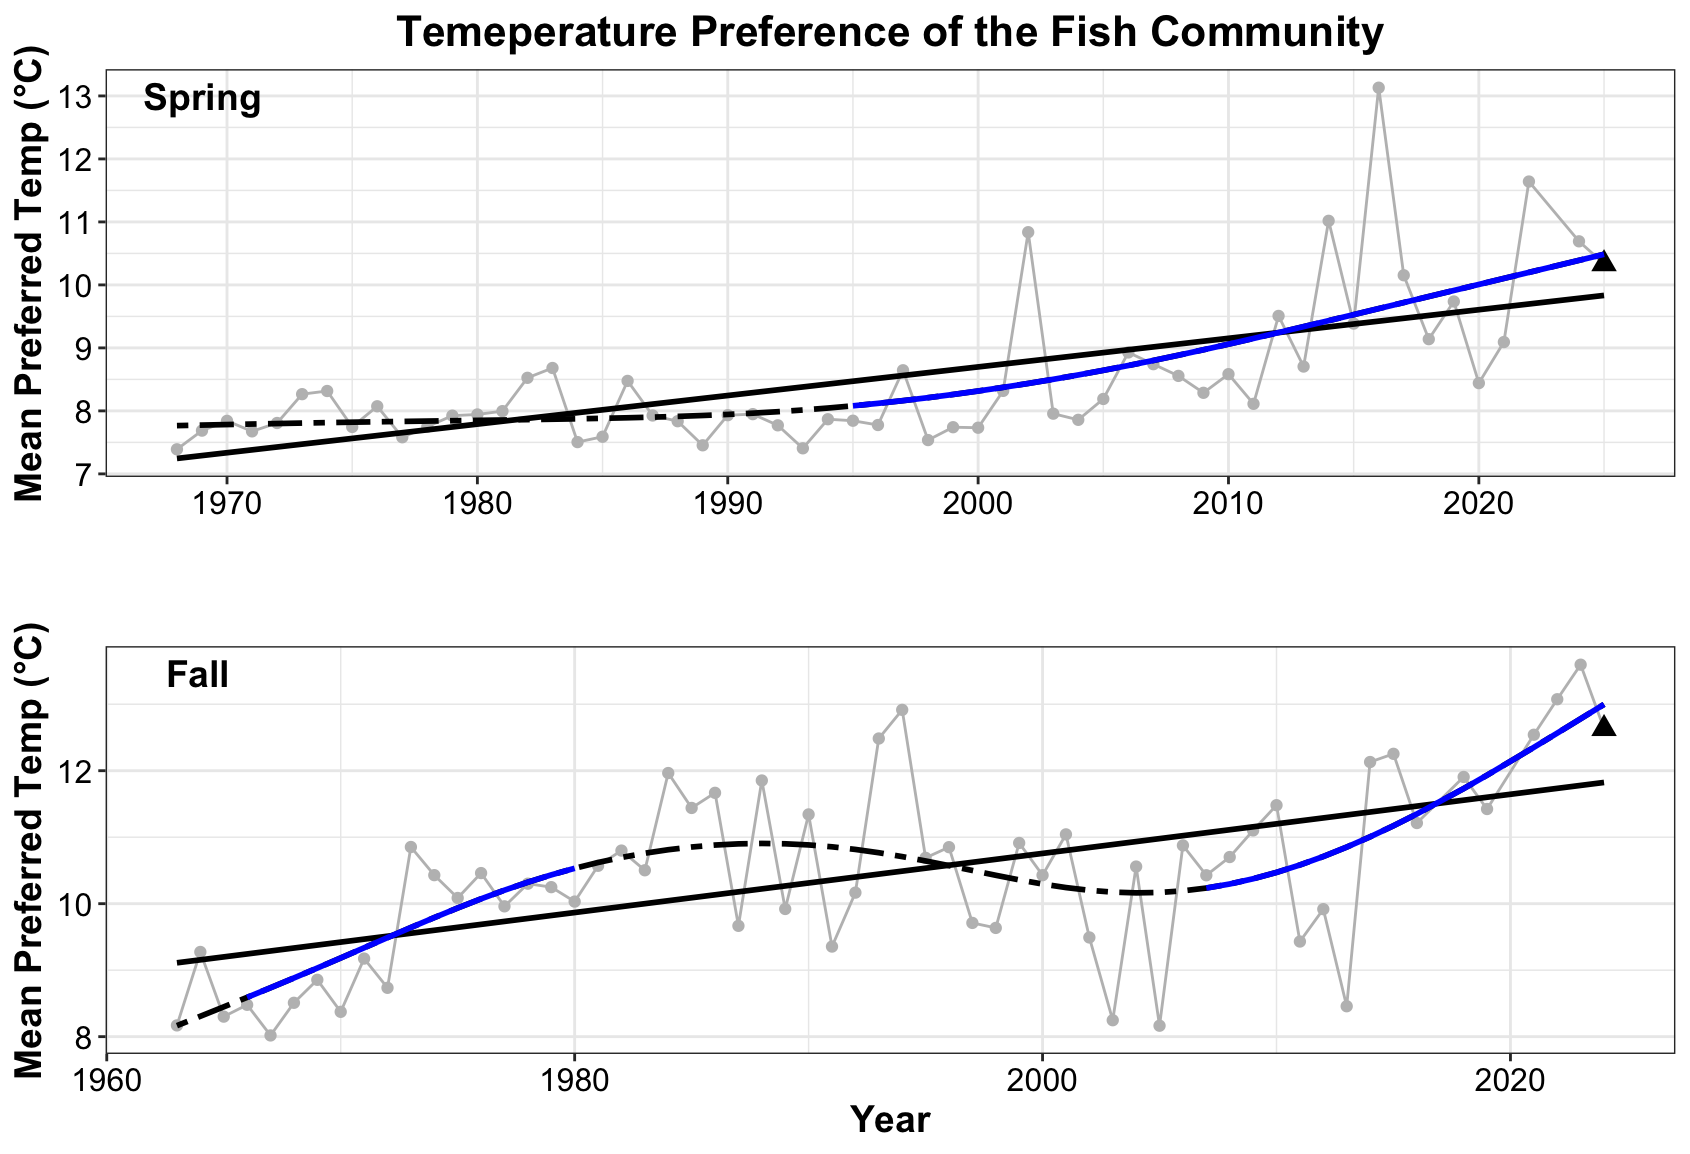

The script that drew this image:
## Figures for Temperature Preference of Fish Community

## **Laura Gruenburg, lagruenburg@gmail.com**

#   **LAST UPDATED: 2025 Report**


#  You will need to download the functions from here https://gist.github.com/gavinsimpson/e73f011fdaaab4bb5a30
###load required functions
setwd("~/Desktop/NYB_Indicators_Calculations")
source("Deriv.R")
library(mgcv)
library(ggplot2)
#library(mgcViz)
library(ggpubr)

#######Load the datasets
setwd("~/Desktop/NYB_Indicators_Calculations/Final_Timeseries_Figures/Timeseries_Files_2025")
ds<-read.csv("avgtemp_spring_2025.csv", header = TRUE)


#calculate the 30th a and 70th percentiles for the short term column of the indicators report
qds = quantile(ds$wt_mean_temp, probs = c(.30, .70))

# find the last 5 years mean
mn_ds5 = mean(ds$wt_mean_temp[ds$YEAR >= 2020])
# what quintile the data is in
mn_ds5 >qds

# Creat a GAM - adjust k and remember to check model
mod<- gam(wt_mean_temp ~ s(YEAR, k=10), data = ds)
summary(mod) #check out model
gam.check(mod)

pdata <- with(ds, data.frame(YEAR = YEAR))
p2_mod <- predict(mod, newdata = pdata,  type = "terms", se.fit = TRUE)
intercept =8.518061   # look at p2_mod and extract the intercept
pdata <- transform(pdata, p2_mod = p2_mod$fit[,1], se2 = p2_mod$se.fit[,1])

#  Now that we have the model prediction, the next step is to calculate the first derivative
#  Then determine which increases and decreases are significant
Term = "YEAR"
mod.d <- Deriv(mod, n=57) # n is the number of YEARs
mod.dci <- confint(mod.d, term = Term)
mod.dsig <- signifD(pdata$p2_mod, d = mod.d[[Term]]$deriv,
                    +                    mod.dci[[Term]]$upper, mod.dci[[Term]]$lower)

# Take a quick look to make sure it appears ok before final plotting
plot(wt_mean_temp ~ YEAR, data = ds)
lines(wt_mean_temp ~ YEAR, data = ds)
lines(p2_mod+intercept ~ YEAR, data = pdata, type = "n")
lines(p2_mod+intercept ~ YEAR, data = pdata)
lines(unlist(mod.dsig$incr)+intercept ~ YEAR, data = pdata, col = "blue", lwd = 3)
lines(unlist(mod.dsig$decr)+intercept ~ YEAR, data = pdata, col = "red", lwd = 3)

linearMod<- lm(wt_mean_temp ~ YEAR, data=ds)
summary(linearMod)


p1 = ggplot() + 
  geom_line(data = ds, aes(x = YEAR, y = wt_mean_temp), color = 'grey') +
  geom_point(data = ds, aes(x = YEAR, y = wt_mean_temp), color = 'gray') + 
  geom_point(data = ds[57, ], aes(x = YEAR, y = wt_mean_temp), shape = 17, size = 3) + 
  geom_smooth(data = ds, aes(x = YEAR, y = wt_mean_temp), method = lm, se = FALSE, color = 'black') + 
  geom_line(data=pdata, aes(x = YEAR, y = p2_mod+intercept), se = FALSE, color = 'black', linetype = 'twodash', size = 1) + 
  geom_line(data = pdata, aes(y = unlist(mod.dsig$incr)+intercept, x = YEAR), color = "blue", size = 1) + 
  geom_line(data = pdata, aes(y = unlist(mod.dsig$decr)+intercept, x = YEAR), color = 'red', size = 1) + 
  theme_bw() +
  labs (y = bquote("Mean Preferred Temp (\u00B0C)"), x = '', title = 'Temeperature Preference of the Fish Community') + 
  theme(plot.title=element_text(size = 16,face = 'bold',hjust = 0.5), axis.title=element_text(size = 14, face = 'bold'), axis.text= element_text(color = 'black', size = 12))

##FALL
ds2<-read.csv("avgtemp_fall_2025.csv", header = TRUE)


#calculate the 30th a and 70th percentiles for the short term column of the indicators report
qds2 = quantile(ds2$wt_mean_temp, probs = c(.30, .70))

# find the last 5 years mean
mn_ds25 = mean(ds2$wt_mean_temp[ds2$YEAR >= 2019])
# what quintile the data is in
mn_ds25 >qds2

# Creat a GAM - adjust k and remember to check model
mod2<- gam(wt_mean_temp ~ s(YEAR, k=10), data = ds2)
summary(mod2) #check out model
gam.check(mod2)

pdata2 <- with(ds2, data.frame(YEAR = YEAR))
p2_mod2 <- predict(mod2, newdata = pdata2,  type = "terms", se.fit = TRUE)
intercept2 = 10.43006    # look at p2_mod and extract the intercept
pdata2 <- transform(pdata2, p2_mod2 = p2_mod2$fit[,1], se2 = p2_mod2$se.fit[,1])

#  Now that we have the model prediction, the next step is to calculate the first derivative
#  Then determine which increases and decreases are significant
Term = "YEAR"
mod2.d <- Deriv(mod2, n=60) # n is the number of YEARs
mod2.dci <- confint(mod2.d, term = Term)
mod2.dsig <- signifD(pdata2$p2_mod2, d = mod2.d[[Term]]$deriv,
                     +                    mod2.dci[[Term]]$upper, mod2.dci[[Term]]$lower)

# Take a quick look to make sure it appears ok before final plotting
plot(wt_mean_temp ~ YEAR, data = ds2)
lines(wt_mean_temp ~ YEAR, data = ds2)
lines(p2_mod2+intercept2 ~ YEAR, data = pdata2, type = "n")
lines(p2_mod2+intercept2 ~ YEAR, data = pdata2)
lines(unlist(mod2.dsig$incr)+intercept2 ~ YEAR, data = pdata2, col = "blue", lwd = 3)
lines(unlist(mod2.dsig$decr)+intercept2 ~ YEAR, data = pdata2, col = "red", lwd = 3)

linearmod2<- lm(wt_mean_temp ~ YEAR, data=ds2)
summary(linearmod2)

p2 = ggplot() + 
  geom_line(data = ds2, aes(x = YEAR, y = wt_mean_temp), color = 'grey') +
  geom_point(data = ds2, aes(x = YEAR, y = wt_mean_temp), color = 'gray') + 
  geom_point(data = ds2[60, ], aes(x = YEAR, y = wt_mean_temp), shape = 17, size = 3) + 
  geom_smooth(data = ds2, aes(x = YEAR, y = wt_mean_temp), method = lm, se = FALSE, color = 'black') + 
  geom_line(data=pdata2, aes(x = YEAR, y = p2_mod2+intercept2), se = FALSE, color = 'black', linetype = 'twodash', size = 1) + 
  geom_line(data = pdata2, aes(y = unlist(mod2.dsig$incr)+intercept2, x = YEAR), color = "blue", size = 1) + 
  geom_line(data = pdata2, aes(y = unlist(mod2.dsig$decr)+intercept2, x = YEAR), color = 'red', size = 1) + 
  theme_bw() +
  labs (y = bquote("Mean Preferred Temp (\u00B0C)"), x = 'Year', title = '') + 
  theme(plot.title=element_text(size = 16,face = 'bold',hjust = 0.5), axis.title=element_text(size = 14, face = 'bold'), axis.text= element_text(color = 'black', size = 12))


ggarrange(p1, p2, 
          labels = c("Spring", " Fall"),
          label.x = c(.05,.07),
          label.y = c(0.88,0.88),
          font.label = (face = 'Italic'),
          ncol = 1, nrow = 2)
